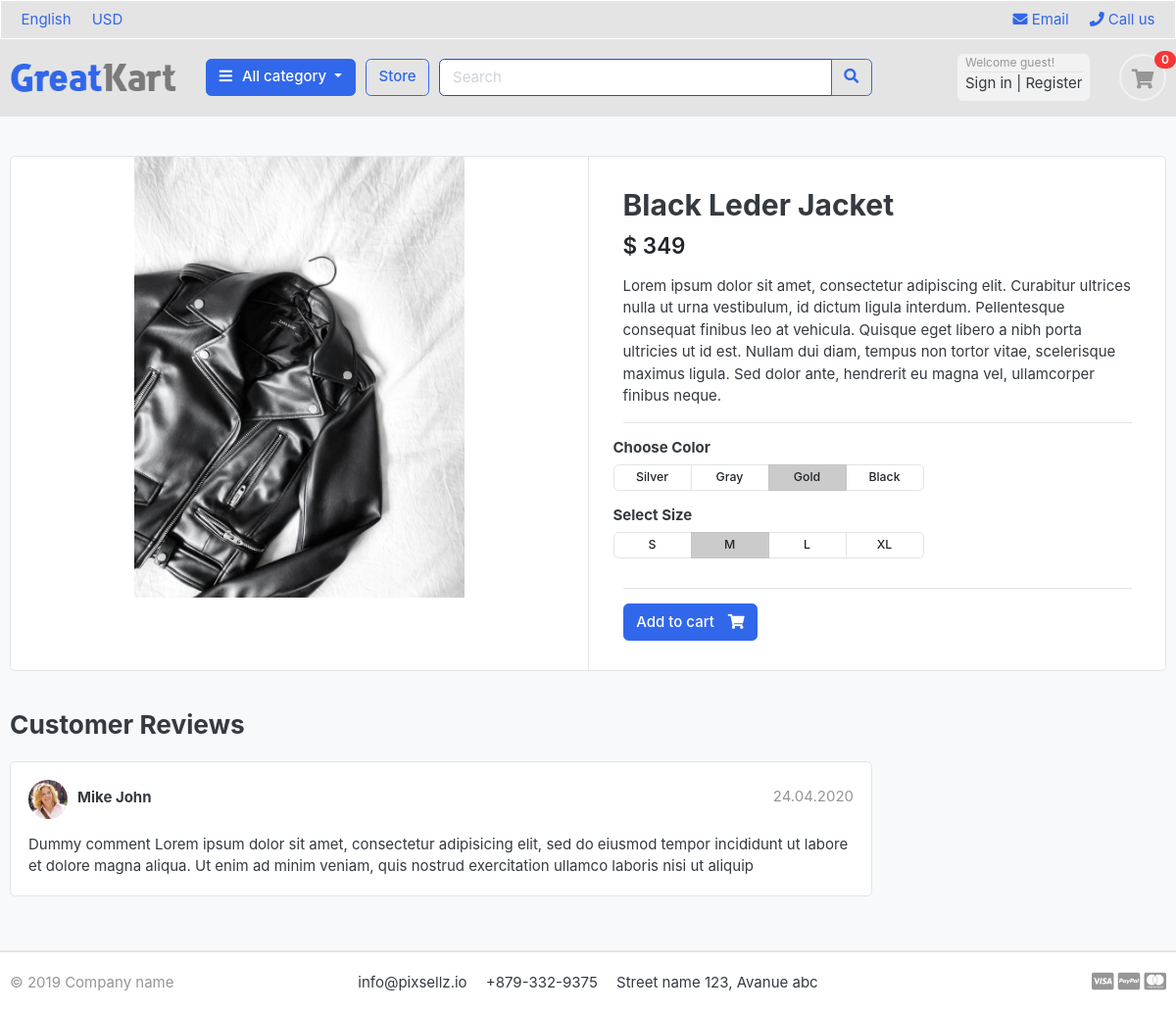
The page /store/jackets/black-leder-jacket on the database its author committed.
### store/models.py (models this page shows, shortened)
class Product(models.Model):
    product_name = models.CharField(max_length=2000, unique=True)
    slug = models.SlugField(max_length=2000, unique=True)
    description = models.TextField(max_length=500, blank=True)
    price = models.IntegerField()
    images = models.ImageField(upload_to='photos/product')
    stock = models.IntegerField()
    is_available = models.BooleanField(default=True)
    category = models.ForeignKey(Category, on_delete=models.CASCADE)
    created_date = models.DateTimeField(auto_now_add=True)
    modified_date = models.DateTimeField(auto_now=True)

### store/views.py (the view)
# urls.py: path('<slug:category_slug>/<slug:product_slug>', views.product_detail, name='product_detail')
def product_detail(request, category_slug, product_slug):
    try:
        single_product = Product.objects.get(category__slug=category_slug, slug=product_slug)
    except Exception as e:
        raise e
    context = {
        'single_product': single_product
    }
    return render(request, 'store/product_detail.html', context)

### category/context_processors.py (called while the page is built)
def menu_links(request):
    links = Category.objects.all()
    return dict(links=links)

### category/models.py (called while the page is built)
    def get_url(self):
        return reverse('products_by_category', args=[self.slug])

### templates/store/product_detail.html
{% extends 'base.html' %}
{% load static %}
{% block content %}
<section class="section-content padding-y bg">
    <div class="container">
    <div class="card">
        <div class="row no-gutters">
            <aside class="col-md-6">
    <article class="gallery-wrap">
        <div class="img-big-wrap">
           <a href="#"><img src="{{ single_product.images.url }}"></a>
        </div>
    </article>
            </aside>
            <main class="col-md-6 border-left">
    <article class="content-body">
    <h2 class="title">{{ single_product.product_name }}</h2>
    <div class="mb-3">
        <var class="price h4">$ {{ single_product.price }}</var>
    </div>
    <p>{{ single_product.description }}</p>
    <hr>
        <div class="row">
            <div class="item-option-select">
                <h6>Choose Color</h6>
                <div class="btn-group btn-group-sm btn-group-toggle" data-toggle="buttons">
                  <label class="btn btn-light">
                    <input type="radio" name="radio_color"> Silver
                  </label>
                  <label class="btn btn-light">
                    <input type="radio" name="radio_color" > Gray
                  </label>
                  <label class="btn btn-light active">
                    <input type="radio" name="radio_color checked"> Gold
                  </label>
                  <label class="btn btn-light">
                    <input type="radio" name="radio_color"> Black
                  </label>
                </div>
            </div>
        </div>
        <div class="row">
            <div class="item-option-select">
                <h6>Select Size</h6>
                <div class="btn-group btn-group-sm btn-group-toggle" data-toggle="buttons">
                  <label class="btn btn-light">
                    <input type="radio" name="radio_color"> S
                  </label>
                  <label class="btn btn-light active">
                    <input type="radio" name="radio_color" checked> M
                  </label>
                  <label class="btn btn-light">
                    <input type="radio" name="radio_color"> L
                  </label>
                  <label class="btn btn-light">
                    <input type="radio" name="radio_color"> XL
                  </label>
                </div>
            </div>
        </div>
        <hr>
        {% if single_product.stock <= 0 %}
        <button class="btn  btn-secondary" disabled> <span class="text" color="white" >Out of Stock</span> </button>
        {% else %}
          <a href="{% url 'add_cart' single_product.id %}" class="btn  btn-primary"> <span class="text">Add to cart</span> <i class="fas fa-shopping-cart"></i>  </a>
        {% endif %}
      </article>
            </main>
        </div>
    </div>
    <br>
    <div class="row">
                <div class="col-md-9">
        <header class="section-heading">
            <h3>Customer Reviews </h3>
        </header>
        <article class="box mb-3">
            <div class="icontext w-100">
                <img src="{% static './images/avatars/avatar1.jpg' %}" class="img-xs icon rounded-circle">
                <div class="text">
                    <span class="date text-muted float-md-right">24.04.2020 </span>
                    <h6 class="mb-1">Mike John </h6>
                </div>
            </div>
            <div class="mt-3">
                <p>
                    Dummy comment Lorem ipsum dolor sit amet, consectetur adipisicing elit, sed do eiusmod
                    tempor incididunt ut labore et dolore magna aliqua. Ut enim ad minim veniam,
                    quis nostrud exercitation ullamco laboris nisi ut aliquip
                </p>
            </div>
        </article>
        </div>
    </div>
    </div>
    </section>
{% endblock %}

### greatkart/static/css/ui.css (style rules this page uses)
html { font-family: "Inter", sans-serif; font-size: 15px; }
.content-body { flex: 1 1 auto; padding: 2rem 2.3rem; }
.img-xs, .img-sm, .img-md, .img-lg { -o-object-fit: cover; object-fit: cover; flex-shrink: 0; flex-grow: 0; }
.img-xs { width: 40px; height: 40px; }
.padding-y { padding-top: 40px; padding-bottom: 40px; }
var { font-style: normal; }
article:after, .form-group:after { display: block; clear: both; content: ""; }
.bg { background-color: #f8f9fa; }
.section-heading { margin-bottom: 20px; margin-top: 15px; }
p:last-child { margin-bottom: 0; }
.btn-light { background-color: #fff; border-color: #e4e4e4; }
.btn .text + i { margin-left: 10px; }
.icontext { display: inline-flex; align-items: center; vertical-align: middle; }
.icontext .text { width: 100%; line-height: 1.2; }
.icontext .icon { position: relative; margin-right: 10px; flex-shrink: 0; flex-grow: 0; }
.price { font-weight: 600; color: #212529; }
.box { padding: 18px; background: #fff; border-radius: 0.37rem; border: 1px solid #e4e4e4; }
.box img { max-width: 100%; }
.gallery-wrap .img-big-wrap { margin-bottom: 10px; border-radius: 0.37rem; overflow: hidden; background-color: #fff; }
.gallery-wrap .img-big-wrap a { text-align: center; display: block; }
.gallery-wrap .img-big-wrap img { height: 450px; width: auto; display: inline-block; }
.item-option-select { margin-bottom: 1rem; display: inline-block; margin-right: 15px; }
.item-option-select .btn { min-width: 80px; }

### rows shown on the page
Product: images (picture), product_name "Black Leder Jacket", price "349", description "Lorem ipsum dolor sit amet, consectetur adipiscing elit. Curabitur ultrices nulla ut urna vestibulum, id dictum ligula interdum. Pellentesque consequat finibus leo at vehicula. Quisque eget libero a nibh porta ultricies ut id est. Nullam dui diam, tempus non tortor vitae, scelerisque maximus ligula. Sed dolor ante, hendrerit eu magna vel, ullamcorper finibus neque."
